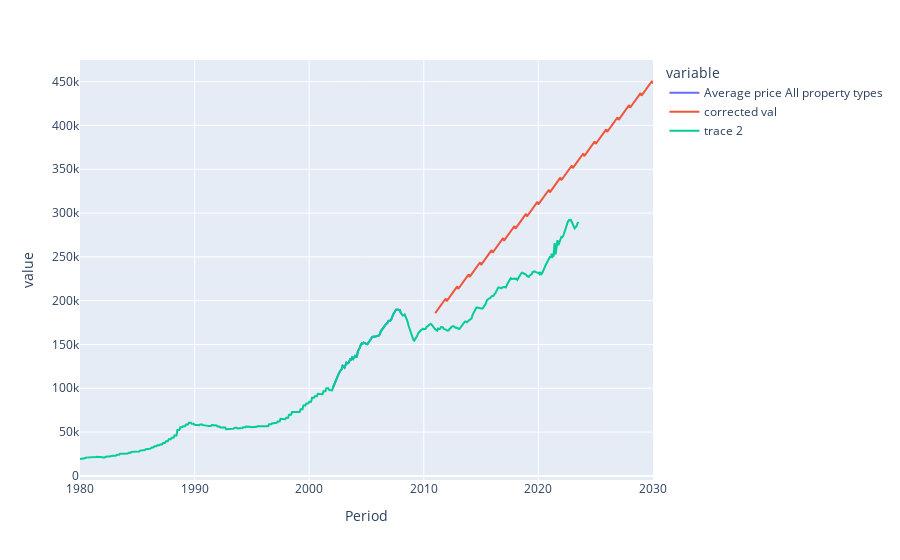

The notebook cell this image was saved under:
### Code cell
final_val = model_data['Average price All property types'].iloc[-1]
first_val = predictions_future['prediction_label'].iloc[0]

predictions_future['corrected val'] = predictions_future['prediction_label'] - first_val + final_val

concat_df = pd.concat([model_data, predictions_future], axis=0)

fig = px.line(concat_df, x=concat_df['Period'], y=['Average price All property types', 'corrected val'])
fig.add_scatter(x=df['Period'], y=df['Average price All property types'])

fig.show()

### Figure 1 — Plotly figure (JSON) as saved in the notebook; plotly's stock layout.template omitted (floating-point values rounded to 4 significant figures; data arrays with more than 128 entries replaced by an {"elided": "..."} marker saying what was removed)
{"data": [{"hovertemplate": "variable=Average price All property types<br>Period=%{x}<br>value=%{y}<extra></extra>", "legendgroup": "Average price All property types", "line": {"color": "#636efa", "dash": "solid"}, "marker": {"symbol": "circle"}, "mode": "lines", "name": "Average price All property types", "orientation": "v", "showlegend": true, "type": "scatter", "x": {"elided": "301 str values"}, "xaxis": "x", "y": {"elided": "301 int values"}, "yaxis": "y"}, {"hovertemplate": "variable=corrected val<br>Period=%{x}<br>value=%{y}<extra></extra>", "legendgroup": "corrected val", "line": {"color": "#EF553B", "dash": "solid"}, "marker": {"symbol": "circle"}, "mode": "lines", "name": "corrected val", "orientation": "v", "showlegend": true, "type": "scatter", "x": {"elided": "301 str values"}, "xaxis": "x", "y": {"elided": "301 float values"}, "yaxis": "y"}, {"type": "scatter", "x": {"elided": "523 str values"}, "y": {"elided": "523 int values"}}], "layout": {"legend": {"title": {"text": "variable"}, "tracegroupgap": 0}, "margin": {"t": 60}, "xaxis": {"anchor": "y", "domain": [0, 1], "title": {"text": "Period"}}, "yaxis": {"anchor": "x", "domain": [0, 1], "title": {"text": "value"}}}}
